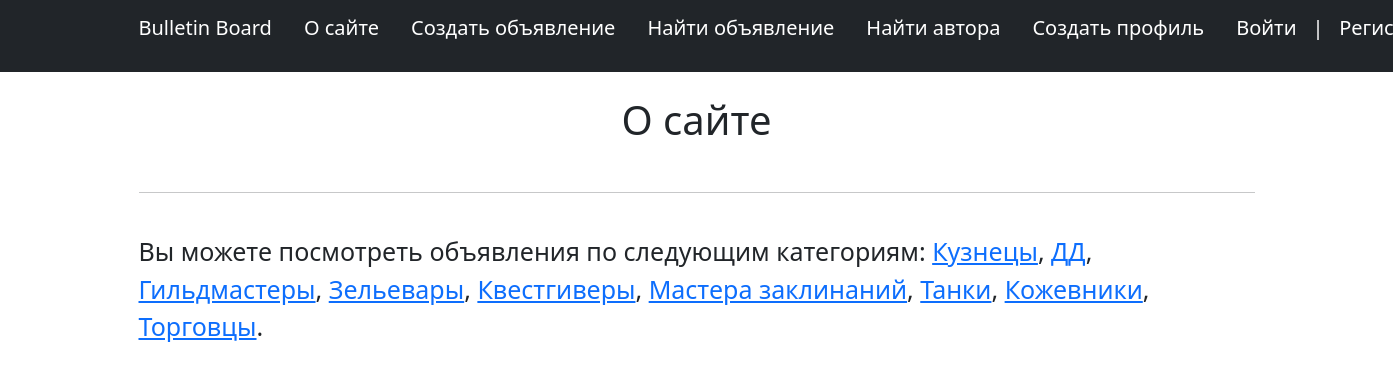
The page /about/ on the database its author committed.
### board/models.py (models this page shows, shortened)
class Category(models.Model):
    name = models.CharField(max_length=100, verbose_name='Название категории')
    slug = models.SlugField(max_length=100, db_index=True, verbose_name='Slug категории', unique=True)
    def get_absolute_url(self):
        return reverse('category', kwargs={'category_slug': self.slug})
    class Meta:
        verbose_name = 'Категория'
        verbose_name_plural = 'Категории'

### board/views.py (the view)
# urls.py: path('about/', views.About.as_view(), name='about'),
class About(DataMixin,TemplateView):
    template_name = 'about.html'
    def get_context_data(self, **kwargs):
        context = super().get_context_data(**kwargs)
        return self.get_mixin_objects(context,
                                      title='О сайте',
                                      categories=Category.objects.annotate(total=Count('events')).filter(total__gt=0))

### board/context_processors.py (called while the page is built)
def get_menu(request):
    return {'menu' : menu}

### board/utils.py (called while the page is built)
    def get_mixin_objects(self, context, **kwargs):
        context.update(kwargs)
        return context

### templates/about.html (shortened to what this page needs)
{% extends 'flatpages/default.html' %}
{% block content %}
<br>
<h1>{{title}}</h1>
<br>
<hr>
<br>
<p style="text-align: left; font-size: 25px">
    Вы можете посмотреть объявления по следующим категориям:
    {% for c in categories %}
        <a href="{{c.get_absolute_url}}"> {{c.name}}</a>{% if not forloop.last %},{% else %}.{% endif %}
    {% endfor %}
</p>
{% endblock %}

### rows shown on the page
Category: name "Кузнецы"
Category: name "ДД"
Category: name "Гильдмастеры"
Category: name "Зельевары"
Category: name "Квестгиверы"
Category: name "Мастера заклинаний"
Category: name "Танки"
Category: name "Кожевники"
Category: name "Торговцы"

### other values the page prints
{{ m.title }} "Bulletin Board" "О сайте" "Создать объявление" "Найти объявление" "Найти автора" "Создать профиль"
{{ title }} "О сайте"
